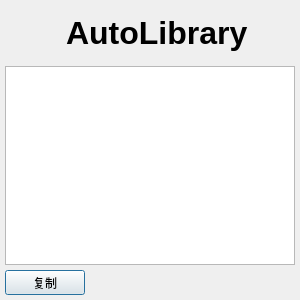
<?xml version="1.0" encoding="UTF-8"?>
<ui version="4.0">
 <class>ALAboutDialog</class>
 <widget class="QDialog" name="ALAboutDialog">
  <property name="geometry">
   <rect>
    <x>0</x>
    <y>0</y>
    <width>300</width>
    <height>300</height>
   </rect>
  </property>
  <property name="minimumSize">
   <size>
    <width>300</width>
    <height>300</height>
   </size>
  </property>
  <property name="maximumSize">
   <size>
    <width>800</width>
    <height>300</height>
   </size>
  </property>
  <property name="windowTitle">
   <string>关于 - AutoLibrary</string>
  </property>
  <layout class="QVBoxLayout" name="ALAboutDialogLayout">
   <property name="spacing">
    <number>5</number>
   </property>
   <property name="leftMargin">
    <number>5</number>
   </property>
   <property name="topMargin">
    <number>5</number>
   </property>
   <property name="rightMargin">
    <number>5</number>
   </property>
   <property name="bottomMargin">
    <number>5</number>
   </property>
   <item>
    <layout class="QHBoxLayout" name="LogoLayout">
     <property name="spacing">
      <number>5</number>
     </property>
     <item>
      <widget class="QLabel" name="LogoIconLabel">
       <property name="minimumSize">
        <size>
         <width>56</width>
         <height>56</height>
        </size>
       </property>
       <property name="maximumSize">
        <size>
         <width>56</width>
         <height>56</height>
        </size>
       </property>
       <property name="text">
        <string/>
       </property>
       <property name="scaledContents">
        <bool>true</bool>
       </property>
       <property name="indent">
        <number>0</number>
       </property>
      </widget>
     </item>
     <item>
      <widget class="QLabel" name="LogoTextLabel">
       <property name="font">
        <font>
         <pointsize>24</pointsize>
         <bold>true</bold>
        </font>
       </property>
       <property name="lineWidth">
        <number>0</number>
       </property>
       <property name="text">
        <string>AutoLibrary</string>
       </property>
       <property name="margin">
        <number>0</number>
       </property>
       <property name="indent">
        <number>0</number>
       </property>
      </widget>
     </item>
    </layout>
   </item>
   <item>
    <widget class="QTextEdit" name="AboutInfoEdit">
     <property name="font">
      <font>
       <family>Courier New</family>
       <bold>false</bold>
      </font>
     </property>
     <property name="lineWrapMode">
      <enum>QTextEdit::LineWrapMode::NoWrap</enum>
     </property>
     <property name="readOnly">
      <bool>true</bool>
     </property>
     <property name="textInteractionFlags">
      <set>Qt::TextInteractionFlag::TextBrowserInteraction</set>
     </property>
    </widget>
   </item>
   <item>
    <widget class="QPushButton" name="CopyButton">
     <property name="minimumSize">
      <size>
       <width>80</width>
       <height>25</height>
      </size>
     </property>
     <property name="maximumSize">
      <size>
       <width>80</width>
       <height>25</height>
      </size>
     </property>
     <property name="text">
      <string>复制</string>
     </property>
    </widget>
   </item>
  </layout>
 </widget>
 <resources/>
 <connections/>
</ui>
